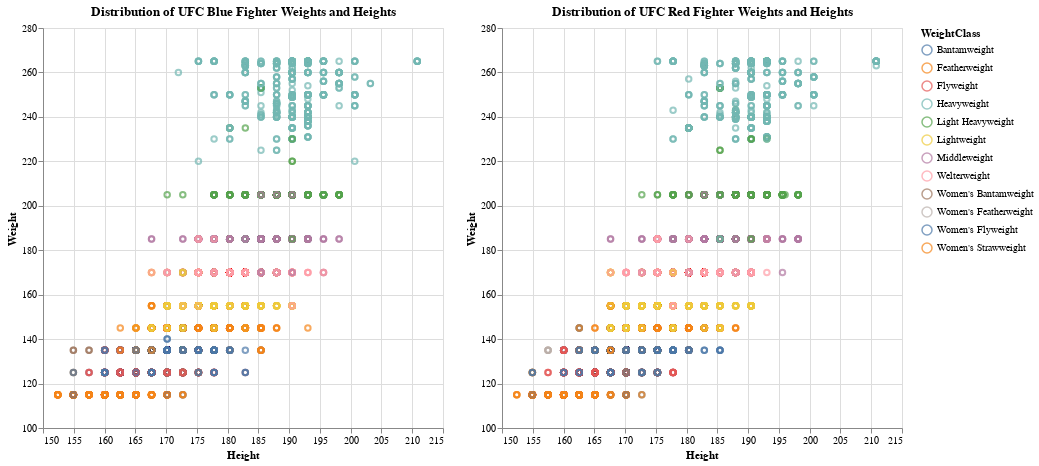

Notebook code cell kept with this figure:
### Markdown cell above
## Exploratory Data Analysis
Here, I will use visualizations and summary statistics to contextualize and explain the data further.

### Code cell
# Create the chart with custom colors
viz1 = alt.Chart(ufc, title="Distribution of UFC Blue Fighter Weights and Heights").mark_point().encode(
    x=alt.X("BlueHeightCms:Q", title="Height").scale(zero=False),
    y=alt.Y("BlueWeightLbs:Q", title="Weight").scale(zero=False),
    color=alt.Color("WeightClass:N"),
    tooltip=["BlueFighter", "BlueHeightCms", "BlueWeightLbs", "WeightClass"]
).properties(
    width=400,
    height=400
)

# Create the chart with custom colors
viz2 = alt.Chart(ufc, title="Distribution of UFC Red Fighter Weights and Heights").mark_point().encode(
    x=alt.X("RedHeightCms:Q", title="Height").scale(zero=False),
    y=alt.Y("RedWeightLbs:Q", title="Weight").scale(zero=False),
    color=alt.Color("WeightClass:N"),
    tooltip=["RedFighter", "RedHeightCms", "RedWeightLbs", "WeightClass"]
).properties(
    width=400,
    height=400
)

viz1 | viz2

### Figure 1 — Vega specification as saved in the notebook (floating-point values rounded to 4 significant figures; data arrays with more than 128 entries replaced by an {"elided": "..."} marker saying what was removed)
{"$schema": "https://vega.github.io/schema/vega/v5.json", "data": [{"name": "source_0"}, {"name": "data_0", "values": {"elided": "6430 records"}}, {"name": "data_1", "values": {"elided": "6430 records"}}, {"name": "data_0_color_domain_WeightClass_0", "values": [{"WeightClass": "Welterweight"}, {"WeightClass": "Middleweight"}, {"WeightClass": "Bantamweight"}, {"WeightClass": "Women's Strawweight"}, {"WeightClass": "Women's Bantamweight"}, {"WeightClass": "Flyweight"}, {"WeightClass": "Women's Flyweight"}, {"WeightClass": "Light Heavyweight"}, {"WeightClass": "Featherweight"}, {"WeightClass": "Heavyweight"}, {"WeightClass": "Lightweight"}, {"WeightClass": "Women's Featherweight"}]}, {"name": "data_1_color_domain_WeightClass_1", "values": [{"WeightClass": "Welterweight"}, {"WeightClass": "Middleweight"}, {"WeightClass": "Bantamweight"}, {"WeightClass": "Women's Strawweight"}, {"WeightClass": "Women's Bantamweight"}, {"WeightClass": "Flyweight"}, {"WeightClass": "Women's Flyweight"}, {"WeightClass": "Light Heavyweight"}, {"WeightClass": "Featherweight"}, {"WeightClass": "Heavyweight"}, {"WeightClass": "Lightweight"}, {"WeightClass": "Women's Featherweight"}]}, {"name": "data_0_concat_0_x_domain_BlueHeightCms", "values": [{"min": 152.4, "max": 210.8}]}, {"name": "data_0_concat_0_y_domain_BlueWeightLbs", "values": [{"min": 115, "max": 265}]}, {"name": "data_1_concat_1_x_domain_RedHeightCms", "values": [{"min": 152.4, "max": 210.8}]}, {"name": "data_1_concat_1_y_domain_RedWeightLbs", "values": [{"min": 115, "max": 265}]}], "signals": [{"name": "childWidth", "value": 400}], "marks": [{"type": "group", "name": "concat_0_group", "encode": {"update": {"width": {"signal": "childWidth"}, "height": {"signal": "height"}}}, "marks": [{"type": "symbol", "name": "concat_0_marks", "from": {"data": "data_0"}, "encode": {"update": {"y": {"field": "BlueWeightLbs", "scale": "concat_0_y"}, "stroke": {"field": "WeightClass", "scale": "color"}, "fill": {"value": "transparent"}, "opacity": {"value": 0.7}, "tooltip": {"signal": "{\"BlueFighter\": isValid(datum[\"BlueFighter\"]) ? datum[\"BlueFighter\"] : \"\"+datum[\"BlueFighter\"], \"BlueHeightCms\": format(datum[\"BlueHeightCms\"], \"\"), \"BlueWeightLbs\": format(datum[\"BlueWeightLbs\"], \"\"), \"WeightClass\": isValid(datum[\"WeightClass\"]) ? datum[\"WeightClass\"] : \"\"+datum[\"WeightClass\"]}"}, "x": {"field": "BlueHeightCms", "scale": "concat_0_x"}}}, "style": ["point"]}], "axes": [{"scale": "concat_0_x", "ticks": false, "tickCount": {"signal": "ceil(childWidth/40)"}, "orient": "bottom", "aria": false, "labels": false, "domain": false, "zindex": 0, "gridScale": "concat_0_y", "maxExtent": 0, "minExtent": 0, "grid": true}, {"scale": "concat_0_y", "aria": false, "grid": true, "tickCount": {"signal": "ceil(height/40)"}, "minExtent": 0, "ticks": false, "domain": false, "zindex": 0, "gridScale": "concat_0_x", "orient": "left", "labels": false, "maxExtent": 0}, {"scale": "concat_0_x", "zindex": 0, "orient": "bottom", "grid": false, "title": "Height", "labelFlush": true, "labelOverlap": true, "tickCount": {"signal": "ceil(childWidth/40)"}}, {"scale": "concat_0_y", "orient": "left", "grid": false, "title": "Weight", "tickCount": {"signal": "ceil(height/40)"}, "zindex": 0, "labelOverlap": true}], "title": {"text": "Distribution of UFC Blue Fighter Weights and Heights", "frame": "group"}, "style": "cell"}, {"type": "group", "name": "concat_1_group", "encode": {"update": {"width": {"signal": "childWidth"}, "height": {"signal": "height"}}}, "marks": [{"type": "symbol", "name": "concat_1_marks", "from": {"data": "data_1"}, "encode": {"update": {"x": {"field": "RedHeightCms", "scale": "concat_1_x"}, "stroke": {"field": "WeightClass", "scale": "color"}, "y": {"field": "RedWeightLbs", "scale": "concat_1_y"}, "tooltip": {"signal": "{\"RedFighter\": isValid(datum[\"RedFighter\"]) ? datum[\"RedFighter\"] : \"\"+datum[\"RedFighter\"], \"RedHeightCms\": format(datum[\"RedHeightCms\"], \"\"), \"RedWeightLbs\": format(datum[\"RedWeightLbs\"], \"\"), \"WeightClass\": isValid(datum[\"WeightClass\"]) ? datum[\"WeightClass\"] : \"\"+datum[\"WeightClass\"]}"}, "opacity": {"value": 0.7}, "fill": {"value": "transparent"}}}, "style": ["point"]}], "axes": [{"scale": "concat_1_x", "labels": false, "ticks": false, "zindex": 0, "grid": true, "orient": "bottom", "aria": false, "tickCount": {"signal": "ceil(childWidth/40)"}, "maxExtent": 0, "minExtent": 0, "gridScale": "concat_1_y", "domain": false}, {"scale": "concat_1_y", "gridScale": "concat_1_x", "orient": "left", "labels": false, "tickCount": {"signal": "ceil(height/40)"}, "zindex": 0, "aria": false, "grid": true, "maxExtent": 0, "ticks": false, "minExtent": 0, "domain": false}, {"scale": "concat_1_x", "title": "Height", "grid": false, "orient": "bottom", "labelOverlap": true, "tickCount": {"signal": "ceil(childWidth/40)"}, "zindex": 0, "labelFlush": true}, {"scale": "concat_1_y", "tickCount": {"signal": "ceil(height/40)"}, "zindex": 0, "orient": "left", "labelOverlap": true, "title": "Weight", "grid": false}], "title": {"text": "Distribution of UFC Red Fighter Weights and Heights", "frame": "group"}, "style": "cell"}], "scales": [{"name": "color", "type": "ordinal", "domain": {"fields": [{"data": "data_0_color_domain_WeightClass_0", "field": "WeightClass"}, {"data": "data_1_color_domain_WeightClass_1", "field": "WeightClass"}], "sort": true}, "range": "category"}, {"name": "concat_0_x", "type": "linear", "domain": [{"signal": "(data(\"data_0_concat_0_x_domain_BlueHeightCms\")[0] || {}).min"}, {"signal": "(data(\"data_0_concat_0_x_domain_BlueHeightCms\")[0] || {}).max"}], "range": [0, {"signal": "childWidth"}], "zero": false, "nice": true}, {"name": "concat_0_y", "type": "linear", "domain": [{"signal": "(data(\"data_0_concat_0_y_domain_BlueWeightLbs\")[0] || {}).min"}, {"signal": "(data(\"data_0_concat_0_y_domain_BlueWeightLbs\")[0] || {}).max"}], "range": [{"signal": "height"}, 0], "nice": true, "zero": false}, {"name": "concat_1_x", "type": "linear", "domain": [{"signal": "(data(\"data_1_concat_1_x_domain_RedHeightCms\")[0] || {}).min"}, {"signal": "(data(\"data_1_concat_1_x_domain_RedHeightCms\")[0] || {}).max"}], "range": [0, {"signal": "childWidth"}], "zero": false, "nice": true}, {"name": "concat_1_y", "type": "linear", "domain": [{"signal": "(data(\"data_1_concat_1_y_domain_RedWeightLbs\")[0] || {}).min"}, {"signal": "(data(\"data_1_concat_1_y_domain_RedWeightLbs\")[0] || {}).max"}], "range": [{"signal": "height"}, 0], "zero": false, "nice": true}], "background": "white", "layout": {"padding": 20, "bounds": "full", "align": "each"}, "padding": 5, "height": 400, "legends": [{"stroke": "color", "symbolType": "circle", "title": "WeightClass", "encode": {"symbols": {"update": {"fill": {"value": "transparent"}, "opacity": {"value": 0.7}}}}}]}
